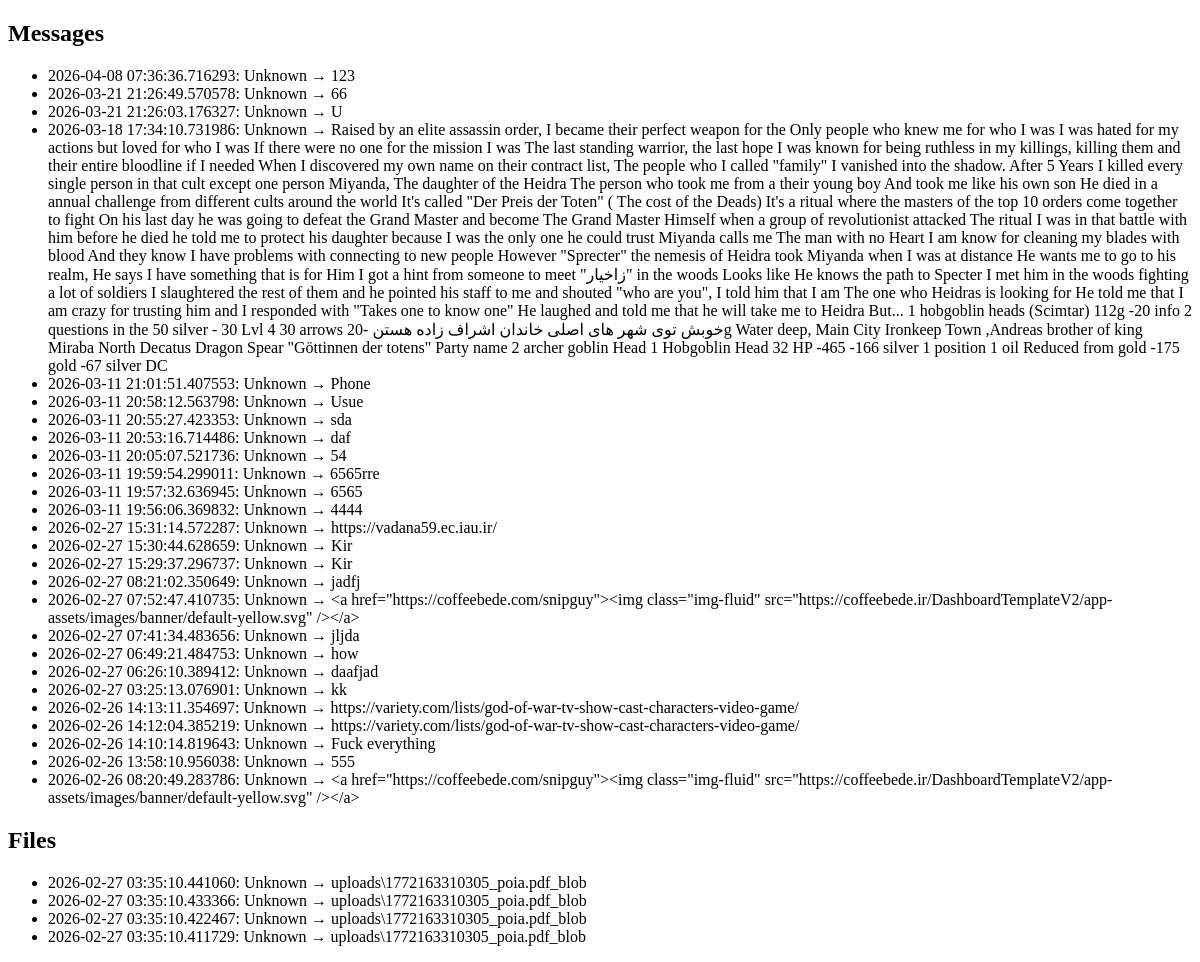
Before: /history with the older database file.
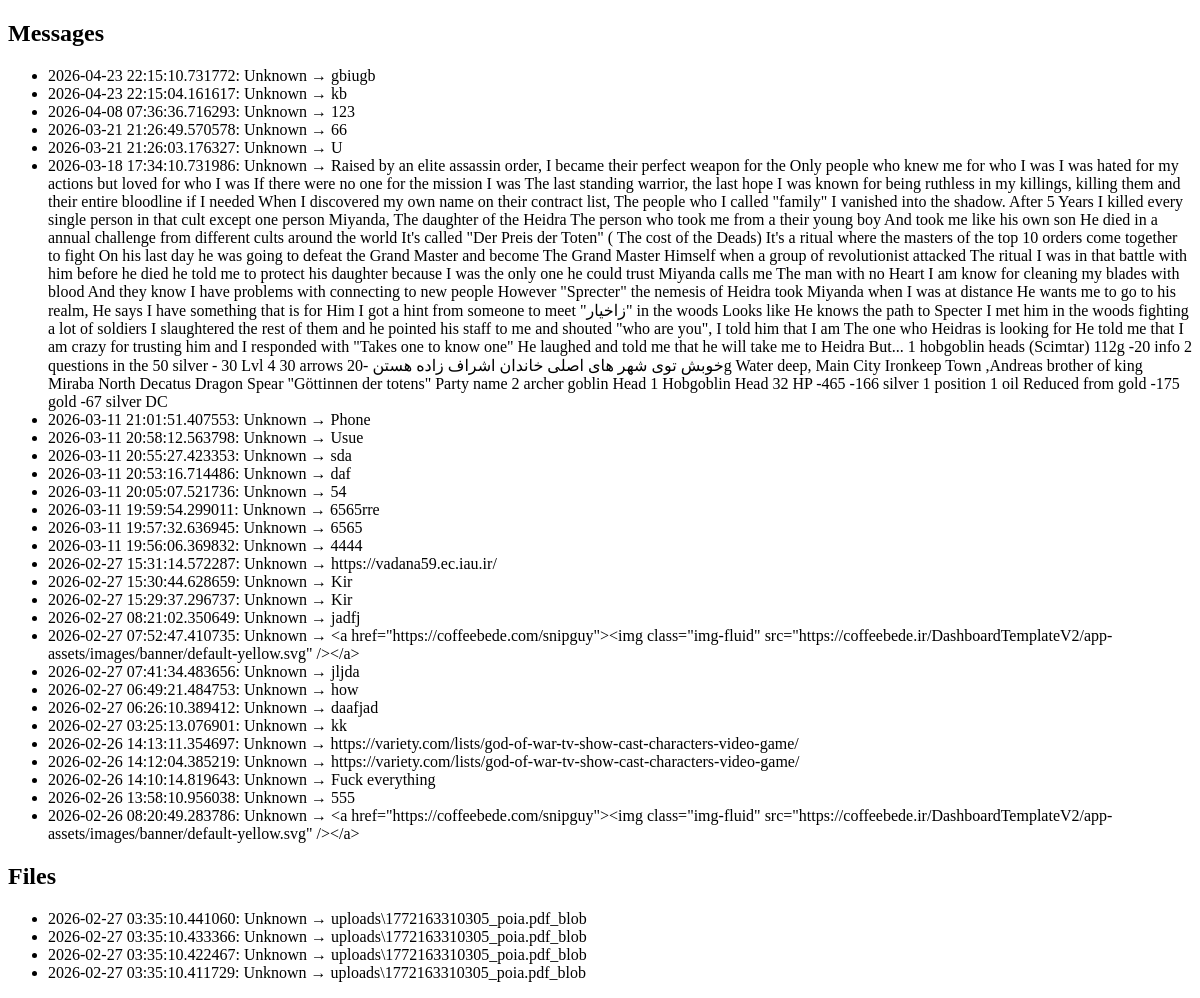
After: the same page with the newer database file.
### main.py (models this page shows)
class Message(db.Model):
    id = db.Column(db.Integer, primary_key=True)
    content = db.Column(db.String, nullable=False)
    sender = db.Column(db.String, nullable=False)
    timestamp = db.Column(db.DateTime, default=datetime.datetime.utcnow)

class UploadHistory(db.Model):
    id = db.Column(db.Integer, primary_key=True)
    filename = db.Column(db.String, nullable=False)
    sender = db.Column(db.String, nullable=False)
    timestamp = db.Column(db.DateTime, default=datetime.datetime.utcnow)

### main.py (the view)
@app.route("/history")
def show_history():
    messages = Message.query.order_by(Message.timestamp.desc()).all()
    uploads = UploadHistory.query.order_by(UploadHistory.timestamp.desc()).all()
    return render_template("history.html", messages=messages, uploads=uploads)

### main.py (called while the page is built)
@app.before_request
def capture_user_agent():
    ua = request.headers.get("User-Agent")
    print("Connected device UA:", ua)
    device = session.get("device_name", "Unknown Device")

### templates/history.html
<!DOCTYPE html>
<html>
<head><title>History</title></head>
<body>
<h2>Messages</h2>
<ul>
  {% for msg in messages %}
    <li>{{msg.timestamp}}: {{ msg.sender }} → {{ msg.content }}</li>
  {% endfor %}
</ul>
<h2>Files</h2>
<ul>
  {% for up in uploads %}
    <li>{{up.timestamp}}: {{ up.sender }} → {{ up.filename }}</li>
  {% endfor %}
</ul>
</body>
</html>

Changed rows visible on the page:
added Message: timestamp "2026-04-23 22:15:10.731772", sender "Unknown", content "gbiugb"
added Message: timestamp "2026-04-23 22:15:04.161617", sender "Unknown", content "kb"
